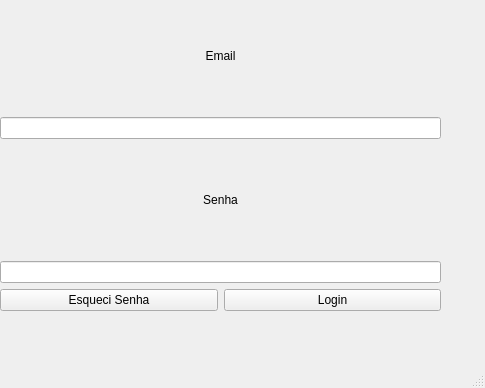
<?xml version="1.0" encoding="UTF-8"?>
<ui version="4.0">
 <class>MainWindow</class>
 <widget class="QMainWindow" name="MainWindow">
  <property name="geometry">
   <rect>
    <x>0</x>
    <y>0</y>
    <width>485</width>
    <height>388</height>
   </rect>
  </property>
  <property name="windowTitle">
   <string>MainWindow</string>
  </property>
  <widget class="QWidget" name="centralwidget">
   <widget class="QWidget" name="widget" native="true">
    <property name="geometry">
     <rect>
      <x>0</x>
      <y>0</y>
      <width>441</width>
      <height>311</height>
     </rect>
    </property>
    <property name="cursor">
     <cursorShape>PointingHandCursor</cursorShape>
    </property>
    <property name="layoutDirection">
     <enum>Qt::LeftToRight</enum>
    </property>
    <property name="autoFillBackground">
     <bool>true</bool>
    </property>
    <widget class="QWidget" name="verticalLayoutWidget">
     <property name="geometry">
      <rect>
       <x>0</x>
       <y>0</y>
       <width>441</width>
       <height>311</height>
      </rect>
     </property>
     <layout class="QVBoxLayout" name="layout">
      <property name="sizeConstraint">
       <enum>QLayout::SetNoConstraint</enum>
      </property>
      <item>
       <widget class="QLabel" name="label">
        <property name="layoutDirection">
         <enum>Qt::LeftToRight</enum>
        </property>
        <property name="text">
         <string>Email</string>
        </property>
        <property name="alignment">
         <set>Qt::AlignCenter</set>
        </property>
       </widget>
      </item>
      <item>
       <widget class="QLineEdit" name="lineEdit">
        <property name="alignment">
         <set>Qt::AlignCenter</set>
        </property>
       </widget>
      </item>
      <item>
       <widget class="QLabel" name="label_2">
        <property name="text">
         <string>Senha</string>
        </property>
        <property name="alignment">
         <set>Qt::AlignCenter</set>
        </property>
       </widget>
      </item>
      <item>
       <widget class="QLineEdit" name="lineEdit_2">
        <property name="inputMask">
         <string/>
        </property>
        <property name="echoMode">
         <enum>QLineEdit::Password</enum>
        </property>
        <property name="alignment">
         <set>Qt::AlignCenter</set>
        </property>
       </widget>
      </item>
      <item>
       <layout class="QHBoxLayout" name="horizontalLayout">
        <item>
         <widget class="QPushButton" name="pushButton_2">
          <property name="text">
           <string>Esqueci Senha</string>
          </property>
         </widget>
        </item>
        <item>
         <widget class="QPushButton" name="pushButton">
          <property name="text">
           <string>Login</string>
          </property>
         </widget>
        </item>
       </layout>
      </item>
     </layout>
    </widget>
   </widget>
  </widget>
  <widget class="QMenuBar" name="menubar">
   <property name="geometry">
    <rect>
     <x>0</x>
     <y>0</y>
     <width>485</width>
     <height>22</height>
    </rect>
   </property>
  </widget>
  <widget class="QStatusBar" name="statusbar"/>
 </widget>
 <resources/>
 <connections/>
</ui>
